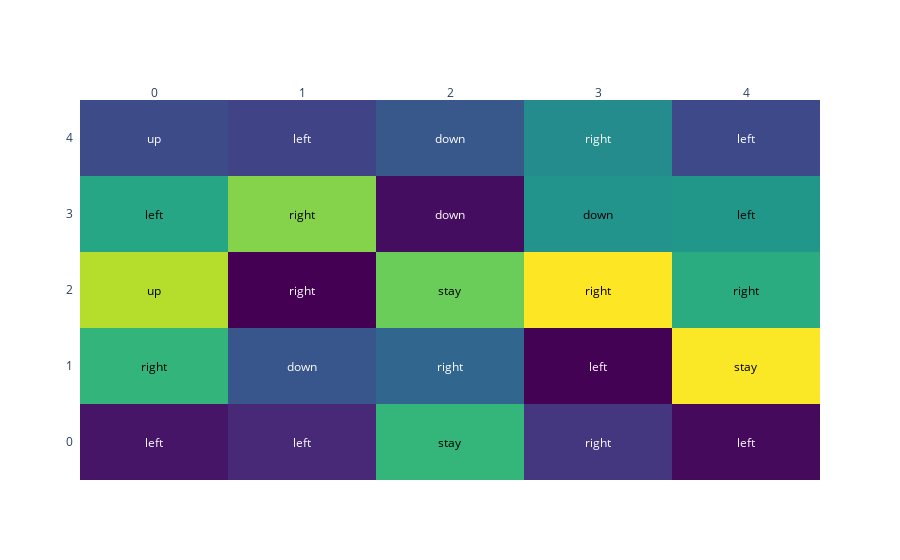

The cell this chart's notebook holds for it:
### Code cell
values = np.random.rand(5,5)

policy = np.random.randint(5, size=(5,5))


plot_grid_world(values, policy)

### Figure 1 — Plotly figure (JSON) as saved in the notebook; plotly's stock layout.template omitted (floating-point values rounded to 4 significant figures)
{"data": [{"colorscale": [[0, "#440154"], [0.1111, "#482878"], [0.2222, "#3e4989"], [0.3333, "#31688e"], [0.4444, "#26828e"], [0.5556, "#1f9e89"], [0.6667, "#35b779"], [0.7778, "#6ece58"], [0.8889, "#b5de2b"], [1, "#fde725"]], "reversescale": false, "showscale": false, "type": "heatmap", "x": ["0", "1", "2", "3", "4"], "y": ["0", "1", "2", "3", "4"], "z": [[0.09633, 0.149, 0.6683, 0.1913, 0.06629], [0.6629, 0.2978, 0.3556, 0.04392, 0.9851], [0.8833, 0.04161, 0.7742, 0.9895, 0.6258], [0.6021, 0.8126, 0.07405, 0.5288, 0.5404], [0.2578, 0.2359, 0.3023, 0.4991, 0.253]]}], "layout": {"annotations": [{"font": {"color": "#FFFFFF"}, "showarrow": false, "text": "left", "x": "0", "xref": "x", "y": "0", "yref": "y"}, {"font": {"color": "#FFFFFF"}, "showarrow": false, "text": "left", "x": "1", "xref": "x", "y": "0", "yref": "y"}, {"font": {"color": "#000000"}, "showarrow": false, "text": "stay", "x": "2", "xref": "x", "y": "0", "yref": "y"}, {"font": {"color": "#FFFFFF"}, "showarrow": false, "text": "right", "x": "3", "xref": "x", "y": "0", "yref": "y"}, {"font": {"color": "#FFFFFF"}, "showarrow": false, "text": "left", "x": "4", "xref": "x", "y": "0", "yref": "y"}, {"font": {"color": "#000000"}, "showarrow": false, "text": "right", "x": "0", "xref": "x", "y": "1", "yref": "y"}, {"font": {"color": "#FFFFFF"}, "showarrow": false, "text": "down", "x": "1", "xref": "x", "y": "1", "yref": "y"}, {"font": {"color": "#FFFFFF"}, "showarrow": false, "text": "right", "x": "2", "xref": "x", "y": "1", "yref": "y"}, {"font": {"color": "#FFFFFF"}, "showarrow": false, "text": "left", "x": "3", "xref": "x", "y": "1", "yref": "y"}, {"font": {"color": "#000000"}, "showarrow": false, "text": "stay", "x": "4", "xref": "x", "y": "1", "yref": "y"}, {"font": {"color": "#000000"}, "showarrow": false, "text": "up", "x": "0", "xref": "x", "y": "2", "yref": "y"}, {"font": {"color": "#FFFFFF"}, "showarrow": false, "text": "right", "x": "1", "xref": "x", "y": "2", "yref": "y"}, {"font": {"color": "#000000"}, "showarrow": false, "text": "stay", "x": "2", "xref": "x", "y": "2", "yref": "y"}, {"font": {"color": "#000000"}, "showarrow": false, "text": "right", "x": "3", "xref": "x", "y": "2", "yref": "y"}, {"font": {"color": "#000000"}, "showarrow": false, "text": "right", "x": "4", "xref": "x", "y": "2", "yref": "y"}, {"font": {"color": "#000000"}, "showarrow": false, "text": "left", "x": "0", "xref": "x", "y": "3", "yref": "y"}, {"font": {"color": "#000000"}, "showarrow": false, "text": "right", "x": "1", "xref": "x", "y": "3", "yref": "y"}, {"font": {"color": "#FFFFFF"}, "showarrow": false, "text": "down", "x": "2", "xref": "x", "y": "3", "yref": "y"}, {"font": {"color": "#000000"}, "showarrow": false, "text": "down", "x": "3", "xref": "x", "y": "3", "yref": "y"}, {"font": {"color": "#000000"}, "showarrow": false, "text": "left", "x": "4", "xref": "x", "y": "3", "yref": "y"}, {"font": {"color": "#FFFFFF"}, "showarrow": false, "text": "up", "x": "0", "xref": "x", "y": "4", "yref": "y"}, {"font": {"color": "#FFFFFF"}, "showarrow": false, "text": "left", "x": "1", "xref": "x", "y": "4", "yref": "y"}, {"font": {"color": "#FFFFFF"}, "showarrow": false, "text": "down", "x": "2", "xref": "x", "y": "4", "yref": "y"}, {"font": {"color": "#FFFFFF"}, "showarrow": false, "text": "right", "x": "3", "xref": "x", "y": "4", "yref": "y"}, {"font": {"color": "#FFFFFF"}, "showarrow": false, "text": "left", "x": "4", "xref": "x", "y": "4", "yref": "y"}], "xaxis": {"dtick": 1, "gridcolor": "rgb(0, 0, 0)", "side": "top", "ticks": ""}, "yaxis": {"dtick": 1, "ticks": "", "ticksuffix": "  "}}}
